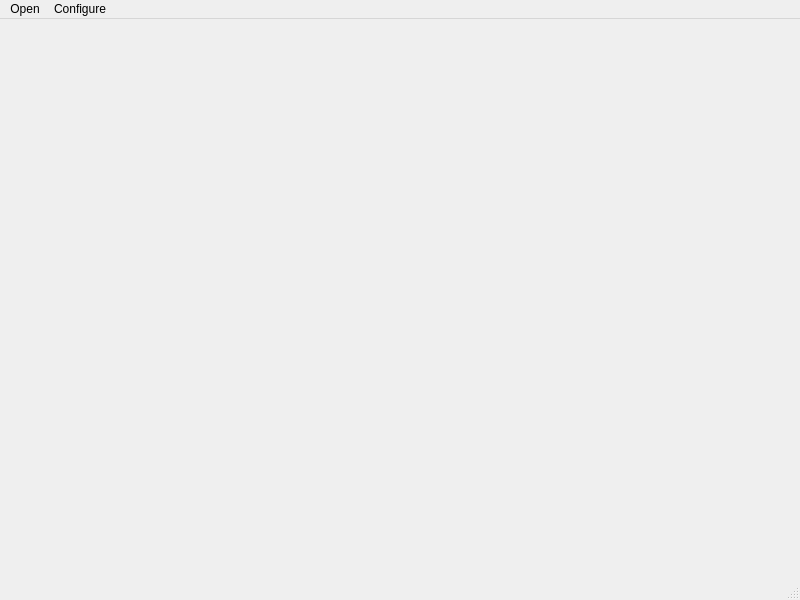
<?xml version="1.0" encoding="UTF-8"?>
<ui version="4.0">
 <class>MainWindow</class>
 <widget class="QMainWindow" name="MainWindow">
  <property name="geometry">
   <rect>
    <x>0</x>
    <y>0</y>
    <width>800</width>
    <height>600</height>
   </rect>
  </property>
  <property name="windowTitle">
   <string>RFIDMonitor Desktop Manager</string>
  </property>
  <widget class="QWidget" name="centralWidget">
   <layout class="QHBoxLayout" name="horizontalLayout"/>
  </widget>
  <widget class="QMenuBar" name="menuBar">
   <property name="geometry">
    <rect>
     <x>0</x>
     <y>0</y>
     <width>800</width>
     <height>19</height>
    </rect>
   </property>
   <widget class="QMenu" name="menuConfigure">
    <property name="title">
     <string>Configure</string>
    </property>
    <widget class="QMenu" name="menuReaders">
     <property name="title">
      <string>Reader</string>
     </property>
     <addaction name="actionSeries_2000_Reader_Texas_Instruments"/>
    </widget>
    <addaction name="menuReaders"/>
    <addaction name="actionRaspberry_Pi"/>
   </widget>
   <widget class="QMenu" name="menuOpen">
    <property name="title">
     <string>Open</string>
    </property>
    <addaction name="actionTerminal"/>
   </widget>
   <addaction name="menuOpen"/>
   <addaction name="menuConfigure"/>
  </widget>
  <widget class="QStatusBar" name="statusBar"/>
  <action name="btConfigureRasp">
   <property name="text">
    <string>Multiplexer</string>
   </property>
  </action>
  <action name="actionSeries_2000_Reader_Texas_Instruments">
   <property name="text">
    <string>Series 2000 Reader - Texas Instruments</string>
   </property>
  </action>
  <action name="actionRaspberry_Pi">
   <property name="text">
    <string>Raspberry Pi</string>
   </property>
  </action>
  <action name="actionTerminal">
   <property name="text">
    <string>Terminal</string>
   </property>
  </action>
 </widget>
 <layoutdefault spacing="6" margin="11"/>
 <resources/>
 <connections/>
</ui>
